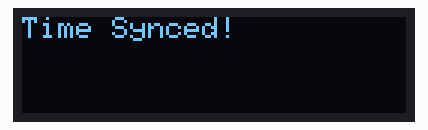
A sketch run on a simulated ESP32. Parts: 128×32 one-colour display. WiFi joins after 1.5 s; servers stay silent unless stated; the local clock reads 2024-03-15 10:24:30 at power-on unless the sketch sets it; what the sketch prints to the serial monitor is not drawn.

Above: at 1.6 s.
At 2.6 s:
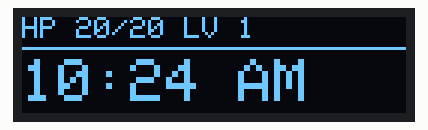
At 31.0 s:
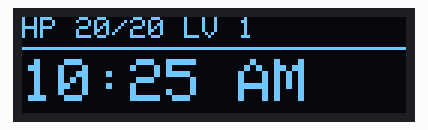
At 90.7 s:
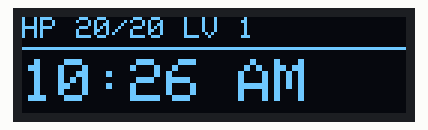

Measured:
- what the display in image 0 shows lasts 1.0 s, from 1.6 s to 2.6 s
- what the display in image 1 shows lasts 28.3 s, from 2.6 s to 30.9 s
- what the display in image 2 shows lasts 59.8 s, from 30.9 s to 90.7 s

The sketch:

Modular_Multi_Part_Storage_System.ino
```cpp
#include <WiFi.h>
#include <time.h>
#include <Adafruit_GFX.h>
#include <Adafruit_SSD1306.h>

//wifi credentials
const char* ssid      = "Highschoolish";
const char* password  = "Raharuh1";

//NTP server settings for time sync
const char* ntpServer = "pool.ntp.org";
const long  gmtOffset_sec = -28800; //pacific time
const int   daylightOffset_sec =3600; //daylight savings offset

//.91 inch OLED display specifics
#define SCREEN_WIDTH 128
#define SCREEN_HEIGHT 32
#define OLED_RESET    -1
#define SCREEN_ADDRESS 0x3C

Adafruit_SSD1306 display(SCREEN_WIDTH, SCREEN_HEIGHT, &Wire, OLED_RESET);

void setup() {
  Serial.begin(115200);

  //intialize 12C
  Wire.begin();

  //intialize OLED display
  if (!display.begin (SSD1306_SWITCHCAPVCC, SCREEN_ADDRESS)) {
    Serial.println(F("SSD1306 allocation failed :("));
    for(;;);
  }

  display.clearDisplay();
  display.setTextSize(1);
  display.setTextColor(SSD1306_WHITE);
  display.setCursor(0,0);
  display.print(F("Connecting WIFI..."));
  display.display();

  //connect to wifi
  WiFi.begin(ssid, password);
  while (WiFi.status()  != WL_CONNECTED) {
    delay(500);
    Serial.print(".");
  }

  //init and retrieve time
  configTime(gmtOffset_sec, daylightOffset_sec, ntpServer);

  display.clearDisplay();
  display.setCursor(0,0);
  display.print(F("Time Synced!"));
  display.display();
  delay(1000);
}

void loop() {
  struct tm timeinfo;
  if (!getLocalTime(&timeinfo)){
    Serial.println("Failed to obtain time");
    return;
  }

  display.clearDisplay();

  //draw an undertale-style headerline
  display.setTextSize(1);
  display.setCursor(0,0);
  display.print(F("HP 20/20 LV 1"));

  //draw a dividing line
  display.drawFastHLine(0, 10, 128, SSD1306_WHITE);

  //format and display the time in large text
  display.setTextSize(2);
  display.setCursor(0,14);

  char timeBuffer[10];
  //note to self: change "%I:%M %p" to "%H:%M:%S" for 24hr time with seconds
  strftime(timeBuffer, sizeof(timeBuffer), "%I:%M %p", &timeinfo);

  display.print(timeBuffer);
  display.display();

  //update every second
  delay(1000);
}
```
